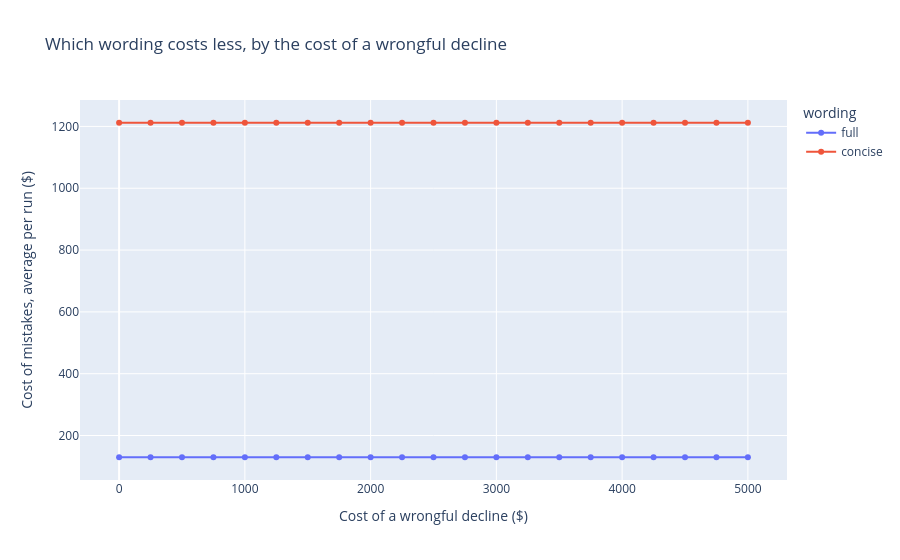

Write notebook code for a chart like this one.
### Markdown cell above
In Langfuse, open **Datasets**, then `harder-claims`, and select the two experiments to compare them claim by claim.

## Changing the cost of a wrongful decline

The cost of mistakes counts each wrongful decline at $1,500. That's a judgment about what a wrong decline costs UnderCover, in complaints, appeals and customers lost, and a different value can change which wording costs less. The runs are scored again here, with no more model calls, for values from $0 to $5,000.

### Code cell
def cost_of_mistakes(table, wrongful_decline):
    """The cost of mistakes, averaged over the runs, with a wrongful decline at this cost."""
    costs = [mistake_cost(answer, expected, wrongful_decline) for answer, expected in zip(table["answer"], table["expected"])]
    return table.assign(cost=costs).groupby("run")["cost"].sum().mean()


values = range(0, 5001, 250)
sweep = pd.DataFrame(
    [{"wrongful_decline": value, "wording": name, "cost_of_mistakes": cost_of_mistakes(table, value)} for value in values for name, table in [("full", full), ("concise", concise)]]
)

fig = px.line(sweep, x="wrongful_decline", y="cost_of_mistakes", color="wording", markers=True, labels={"wrongful_decline": "Cost of a wrongful decline ($)", "cost_of_mistakes": "Cost of mistakes, average per run ($)"}, title="Which wording costs less, by the cost of a wrongful decline")
fig.show()

### Figure 1 — Plotly figure (JSON) as saved in the notebook; plotly's stock layout.template omitted (floating-point values rounded to 4 significant figures)
{"data": [{"hovertemplate": "wording=full<br>Cost of a wrongful decline ($)=%{x}<br>Cost of mistakes, average per run ($)=%{y}<extra></extra>", "legendgroup": "full", "line": {"color": "#636efa", "dash": "solid"}, "marker": {"symbol": "circle"}, "mode": "lines+markers", "name": "full", "orientation": "v", "showlegend": true, "type": "scatter", "x": [0, 250, 500, 750, 1000, 1250, 1500, 1750, 2000, 2250, 2500, 2750, 3000, 3250, 3500, 3750, 4000, 4250, 4500, 4750, 5000], "xaxis": "x", "y": [129.6, 129.6, 129.6, 129.6, 129.6, 129.6, 129.6, 129.6, 129.6, 129.6, 129.6, 129.6, 129.6, 129.6, 129.6, 129.6, 129.6, 129.6, 129.6, 129.6, 129.6], "yaxis": "y"}, {"hovertemplate": "wording=concise<br>Cost of a wrongful decline ($)=%{x}<br>Cost of mistakes, average per run ($)=%{y}<extra></extra>", "legendgroup": "concise", "line": {"color": "#EF553B", "dash": "solid"}, "marker": {"symbol": "circle"}, "mode": "lines+markers", "name": "concise", "orientation": "v", "showlegend": true, "type": "scatter", "x": [0, 250, 500, 750, 1000, 1250, 1500, 1750, 2000, 2250, 2500, 2750, 3000, 3250, 3500, 3750, 4000, 4250, 4500, 4750, 5000], "xaxis": "x", "y": [1212.0, 1212.0, 1212.0, 1212.0, 1212.0, 1212.0, 1212.0, 1212.0, 1212.0, 1212.0, 1212.0, 1212.0, 1212.0, 1212.0, 1212.0, 1212.0, 1212.0, 1212.0, 1212.0, 1212.0, 1212.0], "yaxis": "y"}], "layout": {"legend": {"title": {"text": "wording"}, "tracegroupgap": 0}, "title": {"text": "Which wording costs less, by the cost of a wrongful decline"}, "xaxis": {"anchor": "y", "domain": [0, 1], "title": {"text": "Cost of a wrongful decline ($)"}}, "yaxis": {"anchor": "x", "domain": [0, 1], "title": {"text": "Cost of mistakes, average per run ($)"}}}}
